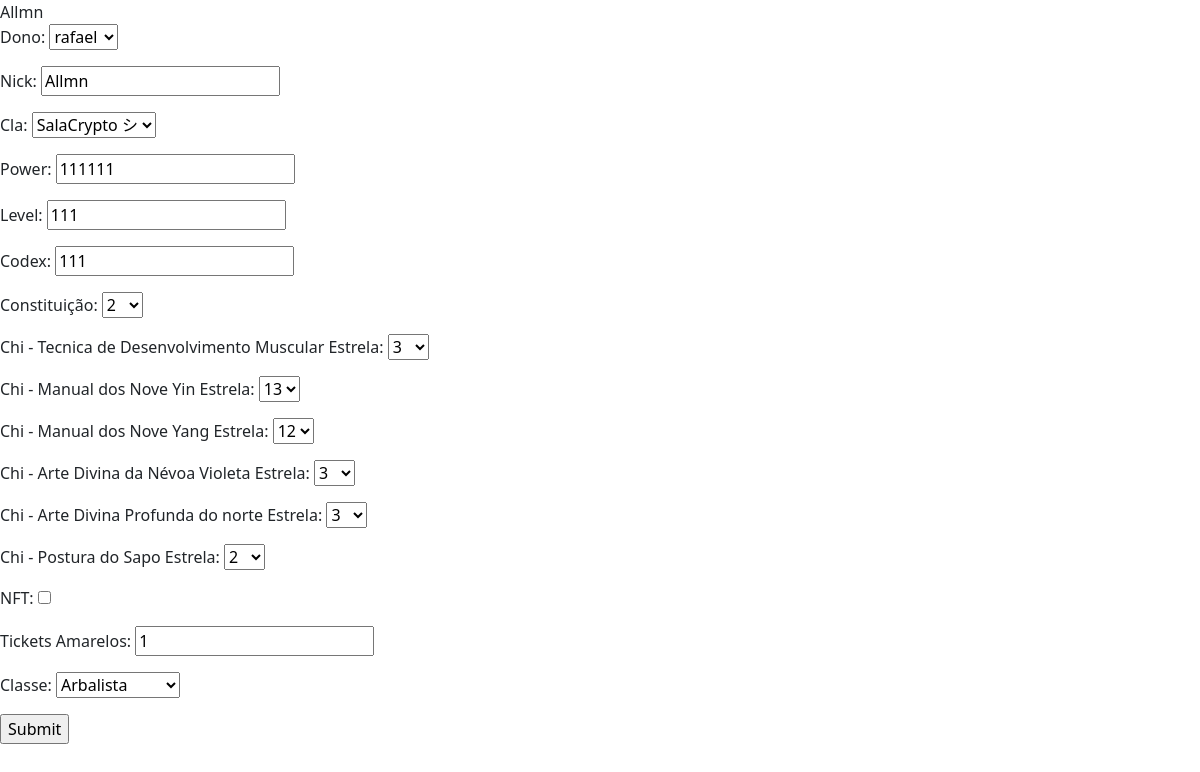
Screenshot of /edit_player/4/ (signed in) with the database file from the repository.
### salacrypto_app/models.py (models this page shows, shortened)
class Player(models.Model):
    dono = models.ForeignKey(User, on_delete=models.CASCADE, null=True)
    nick = models.CharField(max_length=100,)
    cla = models.ForeignKey(Cla, on_delete=models.CASCADE)
    power = models.IntegerField( validators=[
            MaxValueValidator(999999),
        ]
    )
    level = models.IntegerField( validators=[
            MaxValueValidator(999),
        ]
    )
    codex = models.IntegerField( validators=[
            MaxValueValidator(9999),
        ]
    )
    constituicao = models.IntegerField("Constituição", default=1, choices=((num, num) for num in range(1,20)))
    chi_tec_desen_musc = models.IntegerField("Chi - Tecnica de Desenvolvimento Muscular Estrela", default=1, choices=((num, num)
    for num in range(1, 19)))
    chi_manu_nove_yin = models.IntegerField("Chi - Manual dos Nove Yin Estrela", default=1, choices=((num, num)
    for num in range(1, 19)))
    chi_manu_nove_yang = models.IntegerField("Chi - Manual dos Nove Yang Estrela", default=1, choices=((num, num)
    for num in range(1, 19)))
    chi_arte_div_nev_violeta = models.IntegerField("Chi - Arte Divina da Névoa Violeta Estrela", default=1, choices=((num, num)
    for num in range(1, 11)))
    chi_arte_div_prof_norte = models.IntegerField("Chi - Arte Divina Profunda do norte Estrela", default=1, choices=((num, num)
    for num in range(1, 11)))
    chi_postura_sapo = models.IntegerField("Chi - Postura do Sapo Estrela", default=1, choices=((num, num)
    for num in range(1, 11)))
    nft = models.BooleanField("NFT", default=False)
    ticket = models.IntegerField("Tickets Amarelos:", validators=[
        MaxValueValidator(99),
    ]
    )
    classe = models.ForeignKey(Classe, on_delete=models.CASCADE)
    history = HistoricalRecords()

### salacrypto_app/views.py (the view)
# urls.py: path('edit_player/<int:player_id>/', views.edit_player, name='edit_player'),
def edit_player(request,player_id):
    player = Player.objects.get(dono=request.user, pk=player_id)
    if request.method == 'POST':
        form = PlayerForm(request.POST, instance=player)
        if form.is_valid():
            player = form.save(commit=False)
            player.save()
            return redirect('/all_player')
    else:
        form = PlayerForm(instance=player)
    context = {
        'player': player,
        'form': form
    }
    return render(request, 'edit_player.html', context)

### salacrypto_app/forms.py
class PlayerForm(forms.ModelForm):
    class Meta:
        model = Player
        fields = "__all__"
    def __init__(self, *args, **kwargs):
        self.user = kwargs.pop('user', None)
        super().__init__(*args, **kwargs)
        if self.user:
            self.fields['dono'].initial = self.user
            self.fields['dono'].widget = forms.HiddenInput()

### salacrypto_app/models.py (called while the page is built)
    def __str__(self):
        return self.name

    def __str__(self):
        return self.name

### salacrypto_app/templates/edit_player.html (shortened to what this page needs)
<!DOCTYPE html>
<html lang="en">
<head>
  <link href="https://cdn.jsdelivr.net/npm/bootstrap@5.1.3/dist/css/bootstrap.min.css" rel="stylesheet">
</head>
 <body>
{{ player.nick }}
<form action = "" method = "post">
	{{form.as_p }}
	<input type="submit" value=Submit>
</form>
  </body>
</html>

### rows the page displays
Player: nick "Allmn", dono "rafael", cla "SalaCrypto シ", power "111111", level "111", codex "111", constituicao "2", chi_tec_desen_musc "3", chi_manu_nove_yin "13", chi_manu_nove_yang "12", chi_arte_div_nev_violeta "3", chi_arte_div_prof_norte "3", chi_postura_sapo "2", ticket "1", classe "Arbalista"
